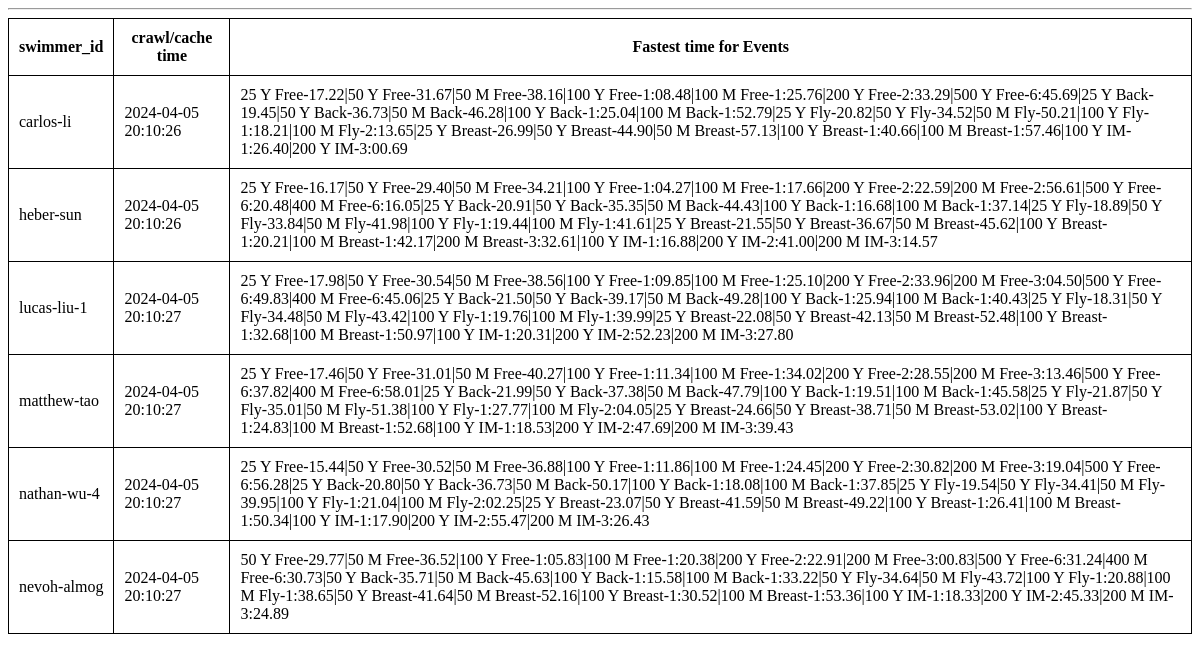
Before: /testdb/ with the older database file.
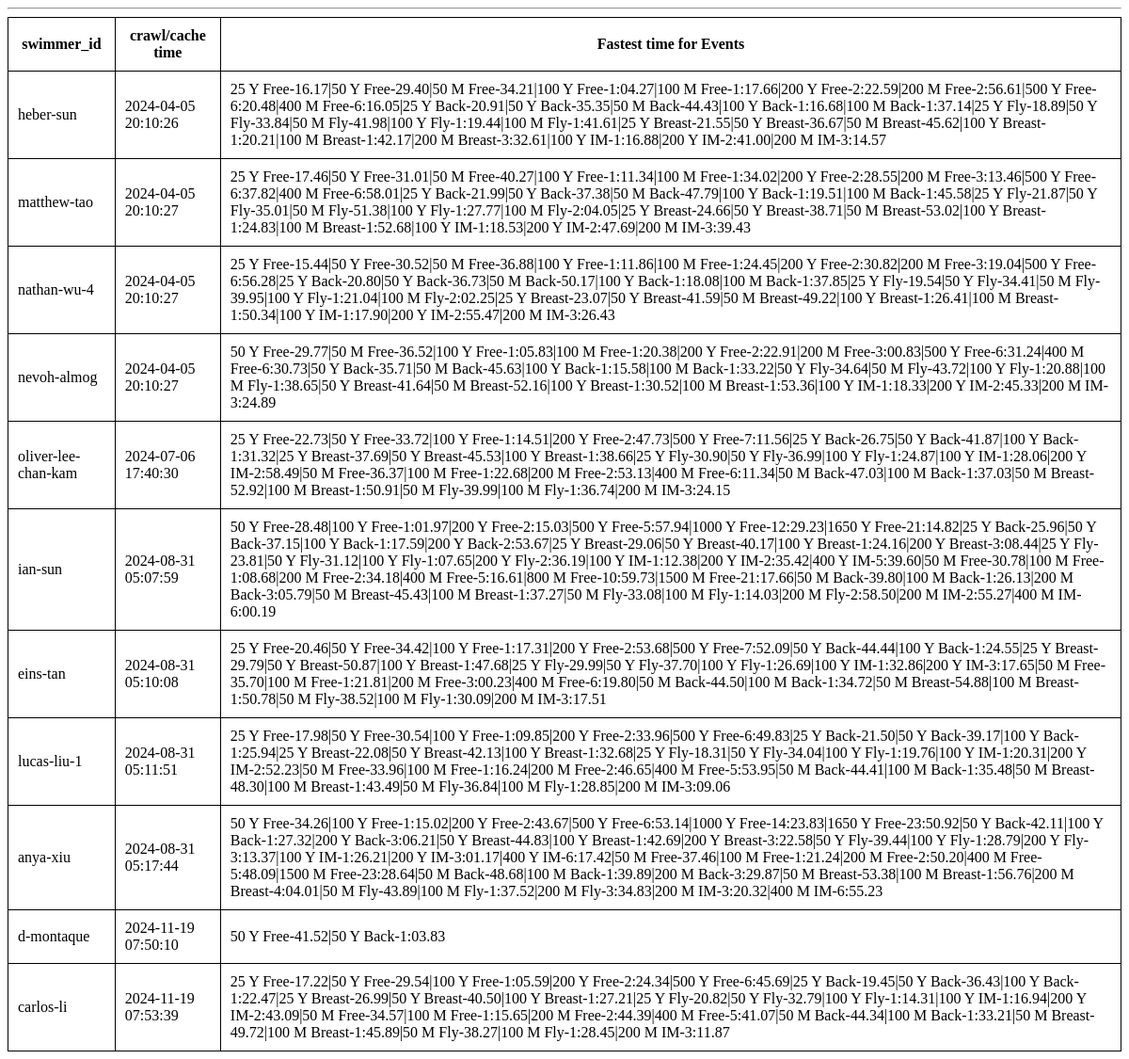
After: the same page with the newer database file.
### tables this page shows
CREATE TABLE swimmers (
    id TEXT PRIMARY KEY,
    fastest_time TEXT NOT NULL,
    crawl_date TIMESTAMP NOT NULL DEFAULT CURRENT_TIMESTAMP
);

### app.py (the view)
@app.route('/cache/')
@app.route('/cachedb/')
@app.route('/dbcache/')
@app.route('/db/')
@app.route('/testdb/')
def testdb():
  conn = sqlite3.connect('swimmers.db')
  conn.row_factory = sqlite3.Row
  swimmers = conn.execute('SELECT * FROM swimmers').fetchall()
  conn.close()
  return render_template('testdb.html', swimmers=swimmers)

### app.py (called while the page is built)
@app.context_processor
def utility_processor_compare_time():
    def compare_time(time1: str, time2: str) -> bool:
      if time1 == '' or time2 == '': return False
      try:
        timeint1 = int(time1.replace(':','').replace('.',''))
        timeint2 = int(time2.replace(':','').replace('.',''))
      except ValueError:
        return False
      return timeint1 < timeint2
    return dict(compare_time=compare_time)

@app.context_processor
def utility_processor_national_time_tool_tip():
    def national_time_tool_tip(timemap:dict, event:str) -> str:
      res = ''
      for standard, map in timemap.items():
        for event_name, time in map.items():
          if event_name == event and time:
            standard = standard.rjust(4, '\u00A0')
            res += f'{standard}:\u00A0{time}\u000A'
      return res.strip()
    return dict(national_time_tool_tip=national_time_tool_tip)

### templates/testdb.html (shortened to what this page needs)
<!DOCTYPE html>
<html lang="en">
<head>
</head>
<body>
    <hr>
    <div class="content">
      {% block content %}
      <table>
      <tr><th>swimmer_id</th><th>crawl/cache time</th><th>Fastest time for Events</th></tr>
      {% for swimmer in swimmers %}
        <tr>
          <td>{{ swimmer['id'] }} </td> <td>{{ swimmer['crawl_date'] }} </td> <td>{{ swimmer['fastest_time'] }} </td>
        </tr>
      {% endfor %}
      </table>
      {% endblock %}
    </div>
</body>
</html>

Changed rows visible on the page:
added swimmers: id "oliver-lee-chan-kam", crawl_date "2024-07-06 17:40:30", fastest_time "25 Y Free-22.73|50 Y Free-33.72|100 Y Free-1:14.51|200 Y Free-2:47.73|500 Y Free-7:11.56|25 Y Back-26.75|50 Y Back-41.87|100 Y Back-1:31.32|25 Y Breast-37.69|50 Y Breast-45.53|100 Y Breast-1:38.66|25 Y Fly-30.90|50 Y Fly-36.99|100 Y Fly-1:24.87|100 Y IM-1:28.06|200 Y IM-2:58.49|50 M Free-36.37|100 M Free-1:22.68|200 M Free-2:53.13|400 M Free-6:11.34|50 M Back-47.03|100 M Back-1:37.03|50 M Breast-52.92|100 M Breast-1:50.91|50 M Fly-39.99|100 M Fly-1:36.74|200 M IM-3:24.15"
added swimmers: id "ian-sun", crawl_date "2024-08-31 05:07:59", fastest_time "50 Y Free-28.48|100 Y Free-1:01.97|200 Y Free-2:15.03|500 Y Free-5:57.94|1000 Y Free-12:29.23|1650 Y Free-21:14.82|25 Y Back-25.96|50 Y Back-37.15|100 Y Back-1:17.59|200 Y Back-2:53.67|25 Y Breast-29.06|50 Y Breast-40.17|100 Y Breast-1:24.16|200 Y Breast-3:08.44|25 Y Fly-23.81|50 Y Fly-31.12|100 Y Fly-1:07.65|200 Y Fly-2:36.19|100 Y IM-1:12.38|200 Y IM-2:35.42|400 Y IM-5:39.60|50 M Free-30.78|100 M Free-1:08.68|200 M Free-2:34.18|400 M Free-5:16.61|800 M Free-10:59.73|1500 M Free-21:17.66|50 M Back-39.80|100 M Back-1:26.13|200 M Back-3:05.79|50 M Breast-45.43|100 M Breast-1:37.27|50 M Fly-33.08|100 M Fly-1:14.03|200 M Fly-2:58.50|200 M IM-2:55.27|400 M IM-6:00.19"
added swimmers: id "eins-tan", crawl_date "2024-08-31 05:10:08", fastest_time "25 Y Free-20.46|50 Y Free-34.42|100 Y Free-1:17.31|200 Y Free-2:53.68|500 Y Free-7:52.09|50 Y Back-44.44|100 Y Back-1:24.55|25 Y Breast-29.79|50 Y Breast-50.87|100 Y Breast-1:47.68|25 Y Fly-29.99|50 Y Fly-37.70|100 Y Fly-1:26.69|100 Y IM-1:32.86|200 Y IM-3:17.65|50 M Free-35.70|100 M Free-1:21.81|200 M Free-3:00.23|400 M Free-6:19.80|50 M Back-44.50|100 M Back-1:34.72|50 M Breast-54.88|100 M Breast-1:50.78|50 M Fly-38.52|100 M Fly-1:30.09|200 M IM-3:17.51"
changed swimmers "lucas-liu-1": crawl_date "2024-04-05 20:10:27" → "2024-08-31 05:11:51"; fastest_time "25 Y Free-17.98|50 Y Free-30.54|50 M Free-38.56|100 Y Free-1:09.85|100 M Free-1:25.10|200 Y Free-2:33.96|200 M Free-3:04.50|500 Y Free-6:49.83|400 M Free-6:45.06|25 Y Back-21.50|50 Y Back-39.17|50 M Back-49.28|100 Y Back-1:25.94|100 M Back-1:40.43|25 Y Fly-18.31|50 Y Fly-34.48|50 M Fly-43.42|100 Y Fly-1:19.76|100 M Fly-1:39.99|25 Y Breast-22.08|50 Y Breast-42.13|50 M Breast-52.48|100 Y Breast-1:32.68|100 M Breast-1:50.97|100 Y IM-1:20.31|200 Y IM-2:52.23|200 M IM-3:27.80" → "25 Y Free-17.98|50 Y Free-30.54|100 Y Free-1:09.85|200 Y Free-2:33.96|500 Y Free-6:49.83|25 Y Back-21.50|50 Y Back-39.17|100 Y Back-1:25.94|25 Y Breast-22.08|50 Y Breast-42.13|100 Y Breast-1:32.68|25 Y Fly-18.31|50 Y Fly-34.04|100 Y Fly-1:19.76|100 Y IM-1:20.31|200 Y IM-2:52.23|50 M Free-33.96|100 M Free-1:16.24|200 M Free-2:46.65|400 M Free-5:53.95|50 M Back-44.41|100 M Back-1:35.48|50 M Breast-48.30|100 M Breast-1:43.49|50 M Fly-36.84|100 M Fly-1:28.85|200 M IM-3:09.06"; moves down the list
added swimmers: id "anya-xiu", crawl_date "2024-08-31 05:17:44", fastest_time "50 Y Free-34.26|100 Y Free-1:15.02|200 Y Free-2:43.67|500 Y Free-6:53.14|1000 Y Free-14:23.83|1650 Y Free-23:50.92|50 Y Back-42.11|100 Y Back-1:27.32|200 Y Back-3:06.21|50 Y Breast-44.83|100 Y Breast-1:42.69|200 Y Breast-3:22.58|50 Y Fly-39.44|100 Y Fly-1:28.79|200 Y Fly-3:13.37|100 Y IM-1:26.21|200 Y IM-3:01.17|400 Y IM-6:17.42|50 M Free-37.46|100 M Free-1:21.24|200 M Free-2:50.20|400 M Free-5:48.09|1500 M Free-23:28.64|50 M Back-48.68|100 M Back-1:39.89|200 M Back-3:29.87|50 M Breast-53.38|100 M Breast-1:56.76|200 M Breast-4:04.01|50 M Fly-43.89|100 M Fly-1:37.52|200 M Fly-3:34.83|200 M IM-3:20.32|400 M IM-6:55.23"
added swimmers: id "d-montaque", crawl_date "2024-11-19 07:50:10", fastest_time "50 Y Free-41.52|50 Y Back-1:03.83"
changed swimmers "carlos-li": crawl_date "2024-04-05 20:10:26" → "2024-11-19 07:53:39"; fastest_time "25 Y Free-17.22|50 Y Free-31.67|50 M Free-38.16|100 Y Free-1:08.48|100 M Free-1:25.76|200 Y Free-2:33.29|500 Y Free-6:45.69|25 Y Back-19.45|50 Y Back-36.73|50 M Back-46.28|100 Y Back-1:25.04|100 M Back-1:52.79|25 Y Fly-20.82|50 Y Fly-34.52|50 M Fly-50.21|100 Y Fly-1:18.21|100 M Fly-2:13.65|25 Y Breast-26.99|50 Y Breast-44.90|50 M Breast-57.13|100 Y Breast-1:40.66|100 M Breast-1:57.46|100 Y IM-1:26.40|200 Y IM-3:00.69" → "25 Y Free-17.22|50 Y Free-29.54|100 Y Free-1:05.59|200 Y Free-2:24.34|500 Y Free-6:45.69|25 Y Back-19.45|50 Y Back-36.43|100 Y Back-1:22.47|25 Y Breast-26.99|50 Y Breast-40.50|100 Y Breast-1:27.21|25 Y Fly-20.82|50 Y Fly-32.79|100 Y Fly-1:14.31|100 Y IM-1:16.94|200 Y IM-2:43.09|50 M Free-34.57|100 M Free-1:15.65|200 M Free-2:44.39|400 M Free-5:41.07|50 M Back-44.34|100 M Back-1:33.21|50 M Breast-49.72|100 M Breast-1:45.89|50 M Fly-38.27|100 M Fly-1:28.45|200 M IM-3:11.87"; moves down the list
